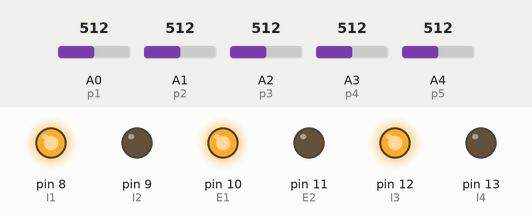
A sketch run on a simulated Arduino Uno, built with avr-gcc and run on an emulated ATmega328P. Parts: output pins drawn as LEDs (lit = HIGH). The test bench sets the inputs (shaded band); at power-on: A0 (p1) = 512, A1 (p2) = 512, A2 (p3) = 512, A3 (p4) = 512, A4 (p5) = 512. What the sketch prints to the serial monitor is not drawn.

Above: at 0.1 s.
Timing chart, 0 to 1.6 s (numbered marks = the images above):
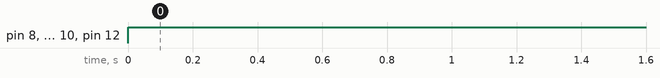

Measured:
- by itself, pin 8 (I1), pin 10 (E1), pin 12 (I3): LOW → HIGH at 0.00 s

The sketch:

seguidor_de_linea.ino
```cpp
int p1 = 0;
int p2 = 1;
int p3 = 2;
int p4 = 3;
int p5 = 4;
int E1 = 10;
int E2 = 11;
int I1 = 8;
int I2 = 9;
int I3 = 12;
int I4 = 13;
int Vel0 = 100;
int Vel1 = 155;
int Vel2 = 190;
int Vel3 = 230;
int Vel = 255;
void setup(){
Serial.begin(9600);

pinMode( p1 , INPUT );
pinMode( p2 , INPUT );
pinMode( p3 , INPUT );
pinMode( p4 , INPUT );
pinMode( p5 , INPUT );
pinMode(E1, OUTPUT);
pinMode(E2, OUTPUT);
pinMode(I1, OUTPUT);
pinMode(I2, OUTPUT);
pinMode(I3, OUTPUT);
pinMode(I4, OUTPUT);
}//setup

void loop(){
int h = analogRead(p1);
int h1 = analogRead(p2);
int h2 = analogRead(p3);
int h3 = analogRead(p4);
int h4 = analogRead(p5);
if((h2 < 180) && (h > 250) && (h1 > 250 ) && (h3 > 200) && (h4 < 10)){
    analogWrite(E1, 255);
    analogWrite(E2, 255);

    digitalWrite(I1, HIGH);
    digitalWrite(I2, LOW);
    digitalWrite(I3, HIGH);
    digitalWrite(I4, LOW);
}
else if((h1 < 250) && (h > 250) && (h2 > 180) && (h3 > 200) && (h4 < 10) ){
  analogWrite(E1, 123);
  analogWrite(E2, 255);

  digitalWrite(I1, HIGH);
  digitalWrite(I2, LOW);
  digitalWrite(I3, HIGH);
  digitalWrite(I4, LOW);
}
else if((h < 250) && (h1 > 250) && (h2 > 180) && (h3 > 200) && (h4 < 10)){
  analogWrite(E1, 0);
  analogWrite(E2, 255);

  digitalWrite(I1, HIGH);
  digitalWrite(I2, LOW);
  digitalWrite(I3, HIGH);
  digitalWrite(I4, LOW);
}
else if((h3 < 200) && (h > 250) && (h1 > 250) && (h2 > 180) && (h4 < 10)){
  analogWrite(E1, 255);
  analogWrite(E2, 123);

  digitalWrite(I1, HIGH);
  digitalWrite(I2, LOW);
  digitalWrite(I3, HIGH);
  digitalWrite(I4, LOW);
}
else if((h4 > 10) && (h3 > 200) && (h > 250) && (h1 > 250) && (h2 > 180)){
  analogWrite(E1, 255);
  analogWrite(E2, 0);

  digitalWrite(I1, HIGH);
  digitalWrite(I2, LOW);
  digitalWrite(I3, HIGH);
  digitalWrite(I4, LOW);
}
delay(50);
Serial.print( analogRead ( p1 ) );
Serial.print( " " );
Serial.print( analogRead ( p2 ) );
Serial.print( " " );
Serial.print( analogRead ( p3 ) );
Serial.print( " " );
Serial.print( analogRead ( p4 ) );
Serial.print( " " );
Serial.print( analogRead ( p5 ) );
Serial.print( " " );
Serial.println();
Serial.flush();
delay(50);
}//loop
```
